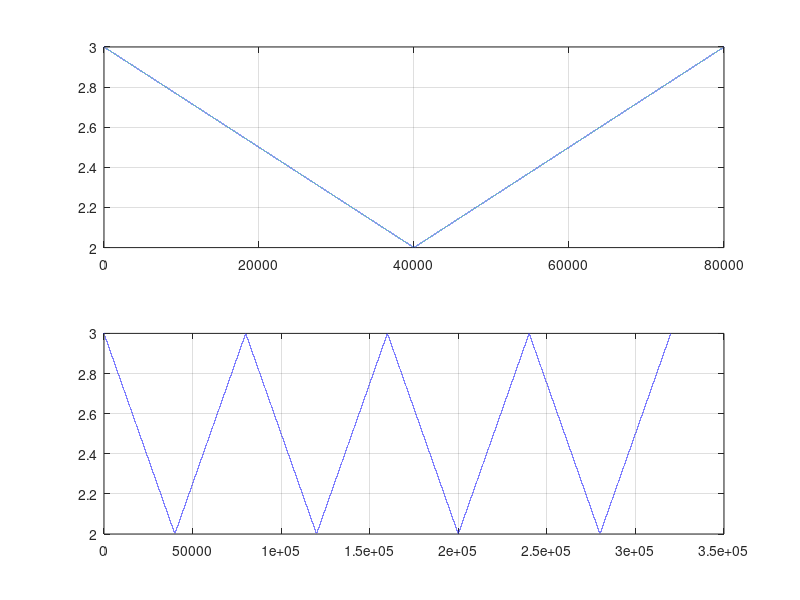

The MATLAB source for this figure:
clc;	% Clear command window.
% workspace;	% Make sure the workspace panel is showing.
% fontSize = 15;
% Define some parameters that define the triangle wave.
elementsPerHalfPeriod = 4e+4; % Number of elements in each rising or falling section.
amplitude = 1; % Peak-to-peak amplitude.
verticalOffset = 2; % Also acts as a phase shift.
numberOfPeriods = 4; % How many replicates of the triangle you want.
% Construct one cycle, up and down.
%risingSignal = linspace(0, amplitude, elementsPerHalfPeriod);
%fallingSignal = linspace(amplitude, 0, elementsPerHalfPeriod);
fallingSignal = linspace(0, amplitude, elementsPerHalfPeriod);
risingSignal = linspace(amplitude, 0, elementsPerHalfPeriod);
% Combine rising and falling sections into one single triangle.
oneCycle = [risingSignal, fallingSignal(2:end-1)] + verticalOffset;
x = 0 : length(oneCycle)-1;
% Now plot the triangle.
subplot(2, 1, 1);
plot(x, oneCycle);
grid on;

% Now replicate this cycle several (numberOfPeriods) times.
waveform = repmat(oneCycle, [1 numberOfPeriods]);
x = 0 : length(waveform)-1;
% Now plot the triangle wave.
subplot(2, 1, 2);
plot(x, waveform);
grid on;
